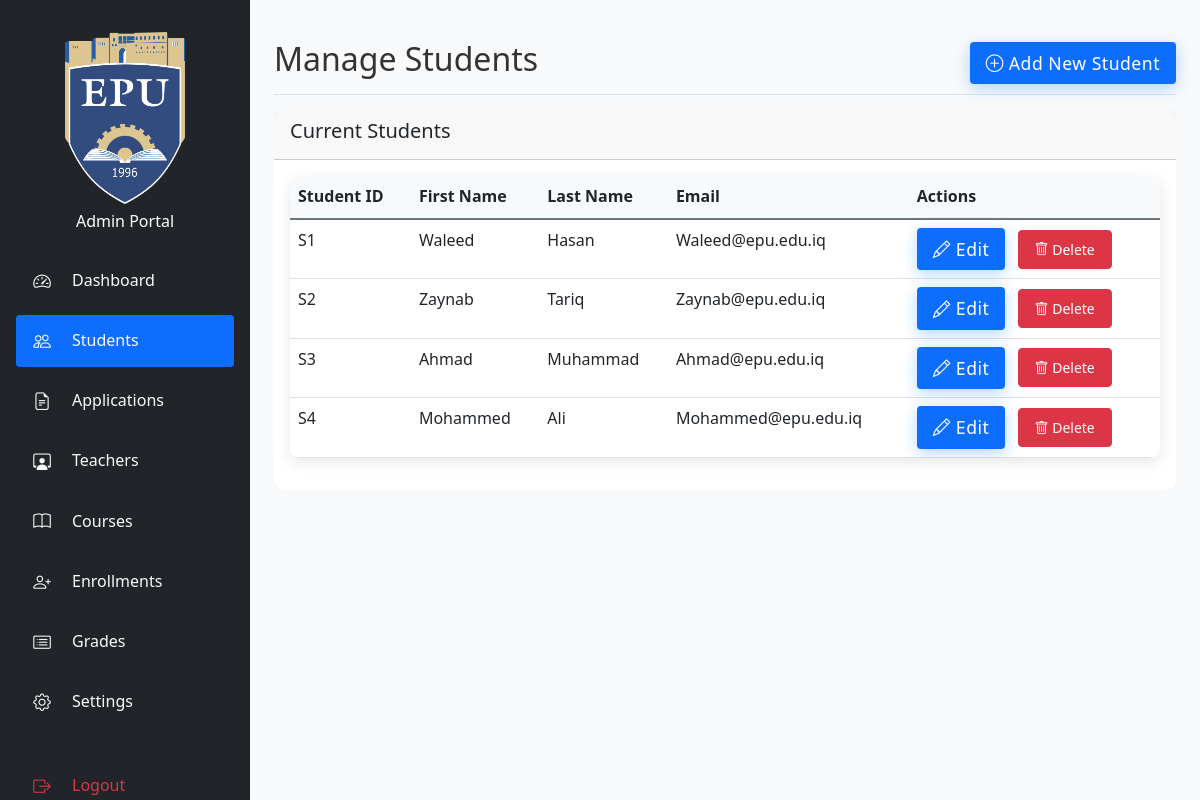
Page /src/admin/students.php (signed in) on the committed database.
### tables this page shows
CREATE TABLE `students` (
  `id` int(11) NOT NULL,
  `student_id` varchar(20) NOT NULL,
  `first_name` varchar(50) NOT NULL,
  `last_name` varchar(50) NOT NULL,
  `password` varchar(255) NOT NULL,
  `email` varchar(100) NOT NULL,
  `full_name` varchar(100) NOT NULL,
  `department` varchar(100) NOT NULL,
  `year` int(11) NOT NULL,
  `remember_token` varchar(64) DEFAULT NULL,
  `token_expiry` datetime DEFAULT NULL,
  `created_at` timestamp NOT NULL DEFAULT current_timestamp(),
  `updated_at` timestamp NOT NULL DEFAULT current_timestamp() ON UPDATE current_timestamp(),
  `degree` varchar(100) DEFAULT NULL
);

### src/admin/students.php (the view, shortened to what this page needs)
<?php
try {
    $db = get_db_connection();
    $stmt = $db->prepare("SELECT * FROM students ORDER BY student_id");
    $stmt->execute();
    $result = $stmt->get_result();
    $students = [];
    while ($row = $result->fetch_assoc()) {
        $students[] = $row;
    }
} catch (Exception $e) {
    error_log("Database error: " . $e->getMessage());
    $_SESSION['error_message'] = "An error occurred while processing your request. Please try again later.";
    $students = [];
}
?>
<!DOCTYPE html>
<html lang="en">
<head>
    <link href="https://cdn.jsdelivr.net/npm/bootstrap@5.3.0/dist/css/bootstrap.min.css" rel="stylesheet">
    <link rel="stylesheet" href="https://cdn.jsdelivr.net/npm/bootstrap-icons@1.7.2/font/bootstrap-icons.css">
    <link rel="stylesheet" href="../assets/css/style.css">
    <link rel="stylesheet" href="../assets/css/admin.css">
</head>
<body>
    <div class="container-fluid">
        <div class="row">
            <?php include 'Sidebar.php'; ?>
            <div class="col-md-9 col-lg-10 main-content">
                <div class="d-flex justify-content-between flex-wrap flex-md-nowrap align-items-center pt-3 pb-2 mb-3 border-bottom">
                    <h1 class="h2">Manage Students</h1>
                    <button class="btn btn-primary" onclick="showAddStudentForm()">
                        <i class="bi bi-plus-circle"></i> Add New Student
                    </button>
                </div>
                <div class="card">
                    <div class="card-header">
                        <h5 class="card-title">Current Students</h5>
                    </div>
                    <div class="card-body">
                        <div class="table-responsive">
                            <table class="table">
                                <thead>
                                    <tr>
                                        <th>Student ID</th>
                                        <th>First Name</th>
                                        <th>Last Name</th>
                                        <th>Email</th>
                                        <th>Actions</th>
                                    </tr>
                                </thead>
                                <tbody>
                                    <?php if (!empty($students)): ?>
                                        <?php foreach ($students as $student): ?>
                                            <tr>
                                                <td><?php echo htmlspecialchars($student['student_id']); ?></td>
                                                <td><?php echo htmlspecialchars($student['first_name']); ?></td>
                                                <td><?php echo htmlspecialchars($student['last_name']); ?></td>
                                                <td><?php echo htmlspecialchars($student['email']); ?></td>
                                                <td>
                                                    <button class="btn btn-sm btn-primary me-2" onclick="editStudent(<?php echo $student['id']; ?>)">
                                                        <i class="bi bi-pencil"></i> Edit
                                                    </button>
                                                    <form action="students.php" method="POST" style="display: inline;">
                                                        <button type="submit" class="btn btn-sm btn-danger" onclick="return confirm('Are you sure you want to delete this student?')">
                                                            <i class="bi bi-trash"></i> Delete
                                                        </button>
                                                    </form>
                                                </td>
                                            </tr>
                                        <?php endforeach; ?>
                                    <?php else: ?>
                                        <tr>
                                            <td colspan="5" class="text-center">No students found.</td>
                                        </tr>
                                    <?php endif; ?>
                                </tbody>
                            </table>
                        </div>
                    </div>
                </div>
            </div>
        </div>
    </div>
</body>
</html>

### src/assets/css/style.css (style rules this page uses)
:root { --primary-color: #0d6efd; --secondary-color: #6c757d; --success-color: #198754; --danger-color: #dc3545; --warning-color: #ffc107; --info-color: #0dcaf0; --light-color: #f8f9fa; --dark-color: #212529; --sidebar-width: 250px; --header-height: 60px; }
html { font-size: 16px; }
body { font-family: 'Segoe UI', Tahoma, Geneva, Verdana, sans-serif; line-height: 1.6; color: #333; min-height: 100vh; display: flex; flex-direction: column; overflow-x: hidden; }
.card { border: none; border-radius: 10px; transition: transform 0.3s ease, box-shadow 0.3s ease; margin-bottom: 1rem; }
.btn { border-radius: 5px; padding: 10px 20px; transition: all 0.3s ease; }
.btn-primary { background-color: var(--primary-color); border: none; padding: 1rem 2.5rem; font-size: 1.1rem; font-weight: 600; letter-spacing: 0.5px; border-radius: 50px; box-shadow: 0 4px 15px rgba(0, 123, 255, 0.3); transition: all 0.3s ease; }
.table-responsive { border-radius: 10px; box-shadow: 0 4px 15px rgba(0, 0, 0, 0.1); }
.table { margin-bottom: 0; }
.main-content { margin-left: var(--sidebar-width); transition: margin-left 0.3s ease; width: calc(100% - var(--sidebar-width)); }
.table th { background-color: var(--light-color); border-bottom: 2px solid var(--secondary-color); }
.btn { border-radius: 0.25rem; padding: 0.5rem 1rem; font-weight: 500; }
.btn-primary { background-color: var(--primary-color); border-color: var(--primary-color); }
.table-responsive { margin-bottom: 1rem; overflow-x: auto; -webkit-overflow-scrolling: touch; }

### src/assets/css/admin.css (style rules this page uses)
.main-content { margin-left: var(--sidebar-width); padding: 1.5rem; background-color: var(--light-color); min-height: 100vh; transition: all 0.3s ease; width: calc(100% - var(--sidebar-width)); }
.table { margin-bottom: 0; }
.table th { background-color: var(--light-color); border-bottom: 2px solid var(--secondary-color); }
.btn { border-radius: 0.25rem; padding: 0.5rem 1rem; font-weight: 500; }
.btn-primary { background-color: var(--primary-color); border-color: var(--primary-color); }

### rows in the picture
students: student "S1", first_name "Waleed", last_name "Hasan", email "Waleed@epu.edu.iq"
students: student "S2", first_name "Zaynab", last_name "Tariq", email "Zaynab@epu.edu.iq"
students: student "S3", first_name "Ahmad", last_name "Muhammad", email "Ahmad@epu.edu.iq"
students: student "S4", first_name "Mohammed", last_name "Ali", email "Mohammed@epu.edu.iq"
